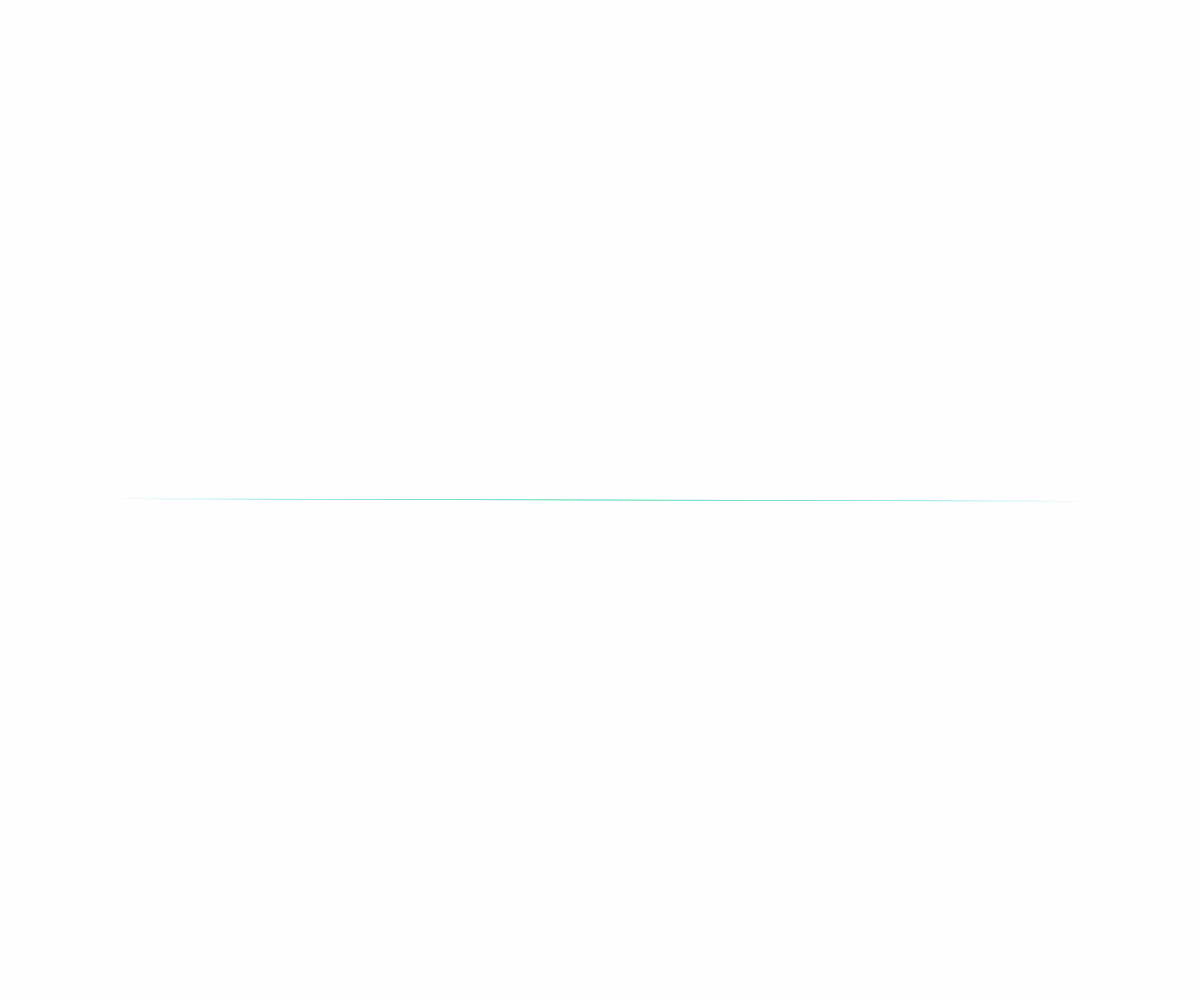
Frame 1 (no input)
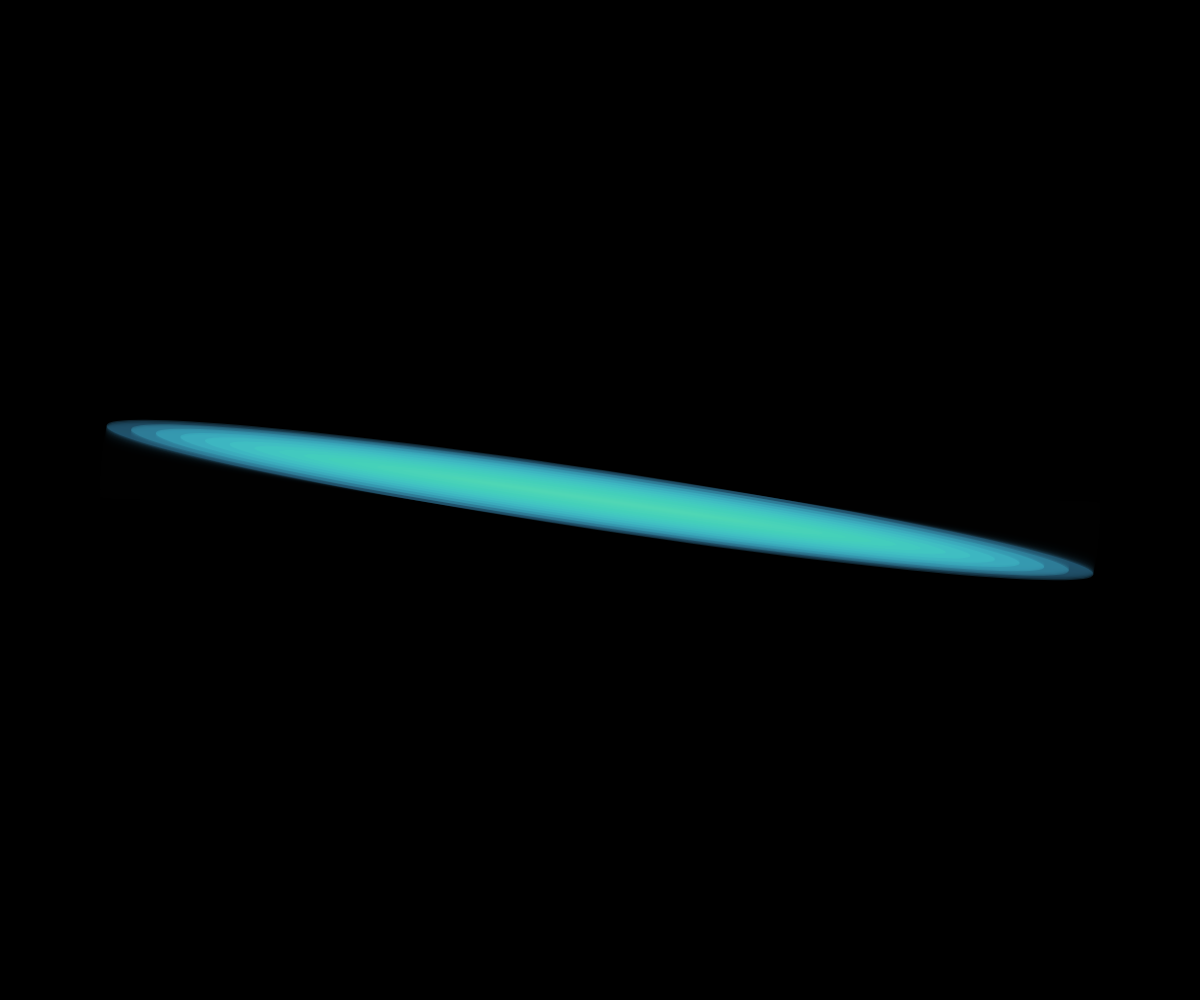
Frame 60 (no input)
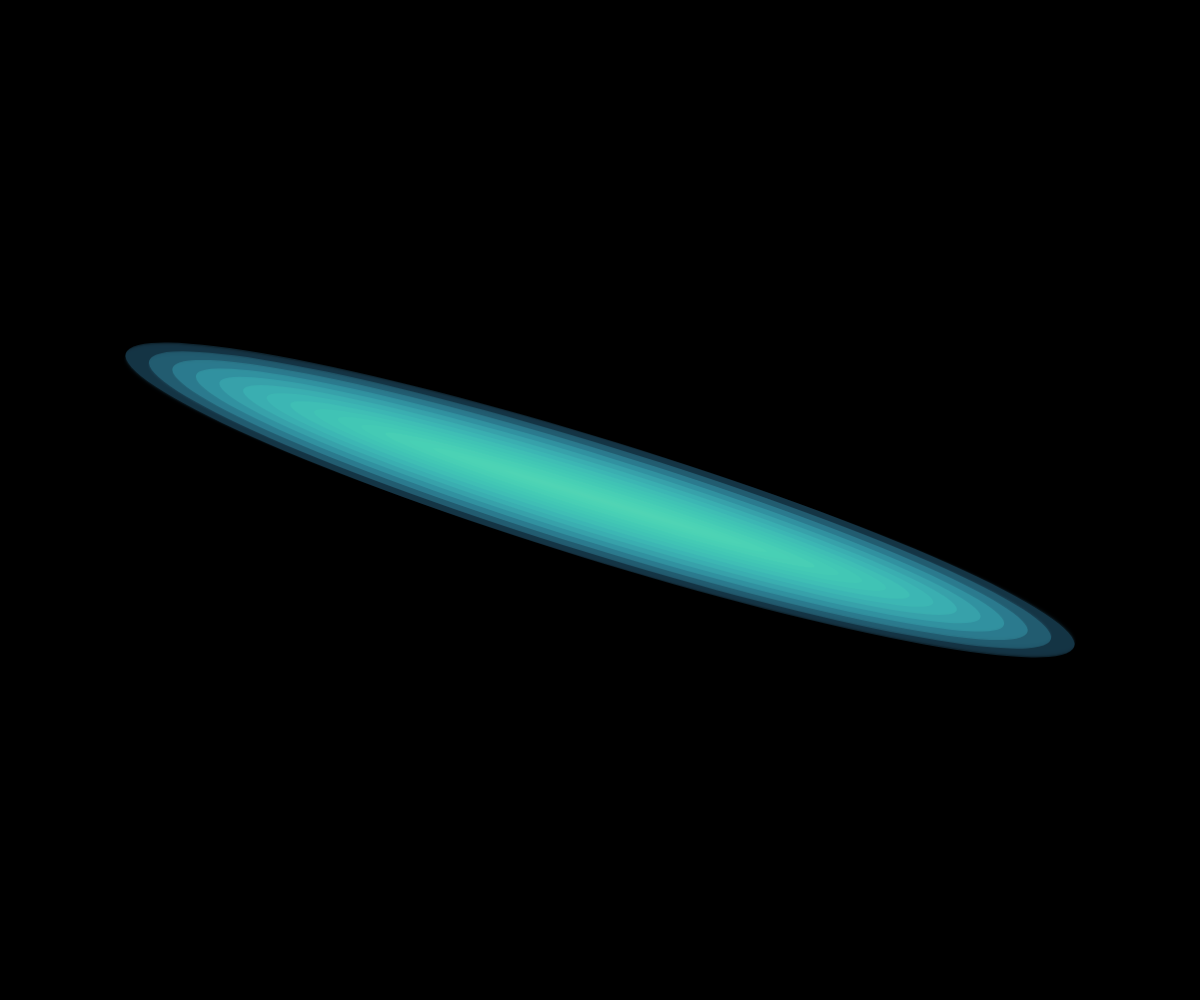
Frame 120 (the mouse pressed at the canvas centre since frame 60)

The p5.js sketch that drew these frames (run headless with seeded random() and noise() and a simulated clock; from frame 60 on, the mouse is pressed at the canvas centre):

// p5.js sketch
// ── sketch.js
function setup() {
  var cnv = createCanvas(windowWidth, windowHeight);
  cnv.id("drawing");
  colorMode(HSB, 360, 100, 100, 100);
}
function draw(){
  var n_circles = 20;
  var r = min(width, height);
  var t = frameCount * 0.00005;
  background(0, 0, 0, (frameCount/2) % 100);
  translate(width/2, height/2);
  noStroke();
  
  rotate(t* 50);
  for(var i=1; i<=n_circles; i++ ){
    fill(i*10, 70, 90, 20);
    ellipse(0,0, 
            cos(i * t) * i * r/n_circles, 
            sin(i * t) * i * r/n_circles);
  }
} 
